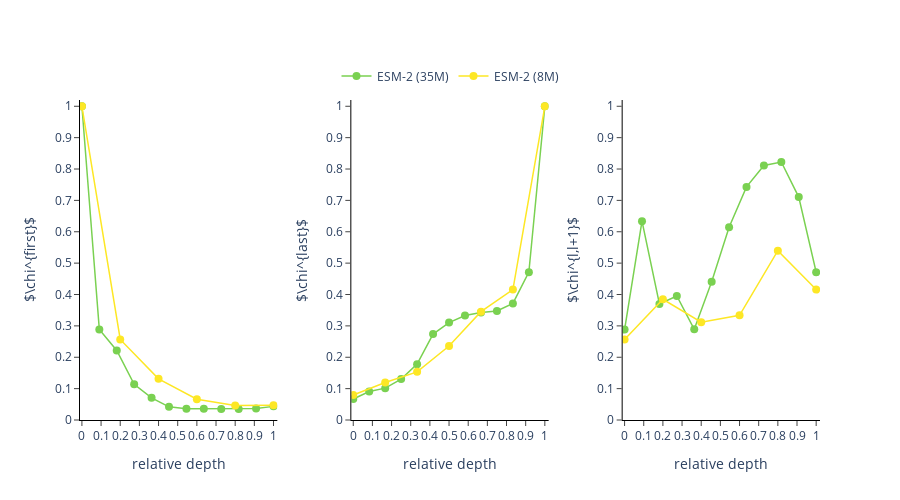

Notebook code cell kept with this figure:
### Code cell
fig = go.Figure(layout=Layout(plot_bgcolor='rgba(0,0,0,0)')).set_subplots(1, 3, horizontal_spacing=0.1,vertical_spacing=0.02)
for model in model_pnet:
    nlayer = d_model_pnet[model]['nlayer']

    plot_no(fig, nlayer-1, d_model_pnet[model]['overlap_first'], d_model_pnet[model]['map'][1], d_model_pnet[model]['map'][0], r'$\chi^{first}$', 1, 1, True)
    plot_no(fig, nlayer, d_model_pnet[model]['overlap_last'], d_model_pnet[model]['map'][1], d_model_pnet[model]['map'][0], r'$\chi^{last}$', 1, 2, False)
    plot_no(fig, nlayer-1, d_model_pnet[model]['overlap_next'], d_model_pnet[model]['map'][1], d_model_pnet[model]['map'][0], r'$\chi^{l,l+1}$', 1, 3, False)

update_figure(fig, w = 900, h = 500)

### Figure 1 — Plotly figure (JSON) as saved in the notebook; plotly's stock layout.template omitted (floating-point values rounded to 4 significant figures)
{"data": [{"line": {"color": "rgb(122, 209, 81)", "width": 1.5}, "marker": {"color": "rgb(122, 209, 81)", "size": 8}, "mode": "lines+markers", "name": "ESM-2 (35M)", "showlegend": true, "type": "scatter", "x": [0, 0.09091, 0.1818, 0.2727, 0.3636, 0.4545, 0.5455, 0.6364, 0.7273, 0.8182, 0.9091, 1], "xaxis": "x", "y": [1, 0.2883, 0.2215, 0.1139, 0.07064, 0.04189, 0.03566, 0.03559, 0.0354, 0.03526, 0.03664, 0.04344, 0.06699], "yaxis": "y"}, {"line": {"color": "rgb(122, 209, 81)", "width": 1.5}, "marker": {"color": "rgb(122, 209, 81)", "size": 8}, "mode": "lines+markers", "name": "ESM-2 (35M)", "showlegend": false, "type": "scatter", "x": [0, 0.08333, 0.1667, 0.25, 0.3333, 0.4167, 0.5, 0.5833, 0.6667, 0.75, 0.8333, 0.9167, 1], "xaxis": "x2", "y": [0.06699, 0.09089, 0.1016, 0.1304, 0.178, 0.274, 0.3106, 0.3329, 0.3429, 0.3475, 0.3715, 0.4712, 1], "yaxis": "y2"}, {"line": {"color": "rgb(122, 209, 81)", "width": 1.5}, "marker": {"color": "rgb(122, 209, 81)", "size": 8}, "mode": "lines+markers", "name": "ESM-2 (35M)", "showlegend": false, "type": "scatter", "x": [0, 0.09091, 0.1818, 0.2727, 0.3636, 0.4545, 0.5455, 0.6364, 0.7273, 0.8182, 0.9091, 1], "xaxis": "x3", "y": [0.2883, 0.6339, 0.3697, 0.3953, 0.2892, 0.4407, 0.6146, 0.743, 0.8111, 0.8223, 0.7104, 0.4712], "yaxis": "y3"}, {"line": {"color": "rgb(253, 231, 37)", "width": 1.5}, "marker": {"color": "rgb(253, 231, 37)", "size": 8}, "mode": "lines+markers", "name": "ESM-2 (8M)", "showlegend": true, "type": "scatter", "x": [0, 0.2, 0.4, 0.6, 0.8, 1], "xaxis": "x", "y": [1, 0.2568, 0.1312, 0.06626, 0.04607, 0.0473, 0.07982], "yaxis": "y"}, {"line": {"color": "rgb(253, 231, 37)", "width": 1.5}, "marker": {"color": "rgb(253, 231, 37)", "size": 8}, "mode": "lines+markers", "name": "ESM-2 (8M)", "showlegend": false, "type": "scatter", "x": [0, 0.1667, 0.3333, 0.5, 0.6667, 0.8333, 1], "xaxis": "x2", "y": [0.07982, 0.1195, 0.1535, 0.2358, 0.3452, 0.4158, 1], "yaxis": "y2"}, {"line": {"color": "rgb(253, 231, 37)", "width": 1.5}, "marker": {"color": "rgb(253, 231, 37)", "size": 8}, "mode": "lines+markers", "name": "ESM-2 (8M)", "showlegend": false, "type": "scatter", "x": [0, 0.2, 0.4, 0.6, 0.8, 1], "xaxis": "x3", "y": [0.2568, 0.3847, 0.3116, 0.3336, 0.5397, 0.4158], "yaxis": "y3"}], "layout": {"font": {"size": 12}, "height": 500, "legend": {"font": {"size": 12}, "orientation": "h", "x": 0.5, "xanchor": "center", "y": 1.12, "yanchor": "top"}, "plot_bgcolor": "rgba(0,0,0,0)", "width": 900, "xaxis": {"anchor": "y", "domain": [0, 0.2667], "linecolor": "black", "linewidth": 1, "range": [-0.01, 1.02], "showline": true, "ticks": "outside", "tickvals": [0, 0.1, 0.2, 0.3, 0.4, 0.5, 0.6, 0.7, 0.8, 0.9, 1], "title": {"text": "relative depth"}}, "xaxis2": {"anchor": "y2", "domain": [0.3667, 0.6333], "linecolor": "black", "linewidth": 1, "range": [-0.01, 1.02], "showline": true, "ticks": "outside", "tickvals": [0, 0.1, 0.2, 0.3, 0.4, 0.5, 0.6, 0.7, 0.8, 0.9, 1], "title": {"text": "relative depth"}}, "xaxis3": {"anchor": "y3", "domain": [0.7333, 1], "linecolor": "black", "linewidth": 1, "range": [-0.01, 1.02], "showline": true, "ticks": "outside", "tickvals": [0, 0.1, 0.2, 0.3, 0.4, 0.5, 0.6, 0.7, 0.8, 0.9, 1], "title": {"text": "relative depth"}}, "yaxis": {"anchor": "x", "domain": [0, 1], "linecolor": "black", "linewidth": 1, "range": [0, 1.02], "showline": true, "ticks": "outside", "tickvals": [0, 0.1, 0.2, 0.3, 0.4, 0.5, 0.6, 0.7, 0.8, 0.9, 1], "title": {"text": "$\\chi^{first}$"}}, "yaxis2": {"anchor": "x2", "domain": [0, 1], "linecolor": "black", "linewidth": 1, "range": [0, 1.02], "showline": true, "ticks": "outside", "tickvals": [0, 0.1, 0.2, 0.3, 0.4, 0.5, 0.6, 0.7, 0.8, 0.9, 1], "title": {"text": "$\\chi^{last}$"}}, "yaxis3": {"anchor": "x3", "domain": [0, 1], "linecolor": "black", "linewidth": 1, "range": [0, 1.02], "showline": true, "ticks": "outside", "tickvals": [0, 0.1, 0.2, 0.3, 0.4, 0.5, 0.6, 0.7, 0.8, 0.9, 1], "title": {"text": "$\\chi^{l,l+1}$"}}}}
